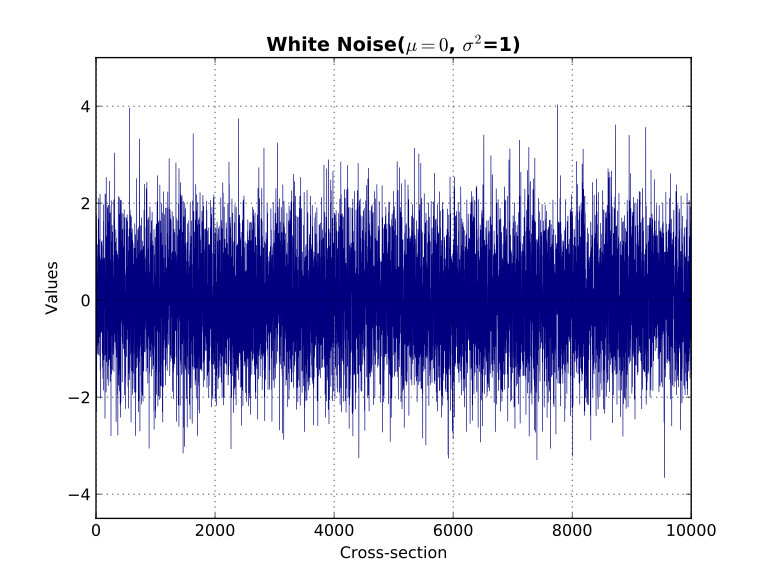

Source code (Python):
#GENERATION OF A GAUSSIAN WHITE NOISE (~WN[O,lambda^2])

import pandas as pd
import pandas.plotting as pdpl
import matplotlib.pyplot as plt
import matplotlib as mpl
import numpy as np 
import statistics as st
#from statsmodels.graphics import tsaplots

#define plot style
plt.style.use(['classic', '_classic_test_patch'])
mpl.rcParams['lines.linewidth'] = 0.5
mpl.rcParams['lines.linestyle'] = '-'

#seed random number generator
np.random.seed(1)

#create white noise 
media = 0 
dev_st = 1
varianza = dev_st ^ 2
gauss = media + dev_st * np.random.randn(10000)

#verify properties
print('\n La media è: \n', st.mean(gauss))
print('\n La deviazione standard è: \n', st.stdev(gauss))
print('\n La varianza è: \n', st.variance(gauss), '\n')

#line plot
fig1 = plt.figure('White Noise generation')
plt.plot(gauss, color='navy', label='White Noise Series')
plt.title('White Noise('r'$ \mathbf{\mu = 0, \sigma^2 = 1}$' ')', fontweight='bold')
plt.xlabel('Cross-section')
plt.ylabel("Values")
plt.axis([0, 10000, -4.5, 5.0])
plt.grid(True)
plt.show()

#histogram plot 
num_bins = 100
fig2 = plt.figure('Histogram plot')
n, bins, patches = plt.hist(gauss, num_bins, density = 3, color='#006400', edgecolor='k', label='Histogram')  
PDF_Gauss = (1/(np.sqrt(2*np.pi)*dev_st)) * np.exp(-((bins-media)**2)/(2*dev_st**2))
plt.plot(bins, PDF_Gauss, color='#FF4500', linewidth=2, label='Gaussian PDF')
plt.text(-3.7,0.3,r'$p_X(x)=\frac{1}{\lambda \sqrt{2\pi}}e^{-\frac{(x-\mu)^2}{2\lambda^2}} \searrow$', size=14)
plt.title('Probability distribution of white noise (gaussian)', fontweight='bold')
plt.xlabel('')
plt.ylabel('Distribution')
plt.legend(frameon=True, shadow=True, borderpad=1)
plt.show()

#autocorrelation plot
fig3 = plt.figure('Autocorrelation plot')
acorr = pdpl.autocorrelation_plot(gauss, color='#800000', lw=1, label='Autocorrelation')
acorr.set_xlim([0,500])
plt.title('Autocorrelation plot', fontweight='bold')
plt.xlabel('Lag')
plt.ylabel('Autocorrelation')
plt.axis([0,500,-0.3,0.3])
plt.legend(frameon=True, shadow=True, borderpad=1)
plt.show()
